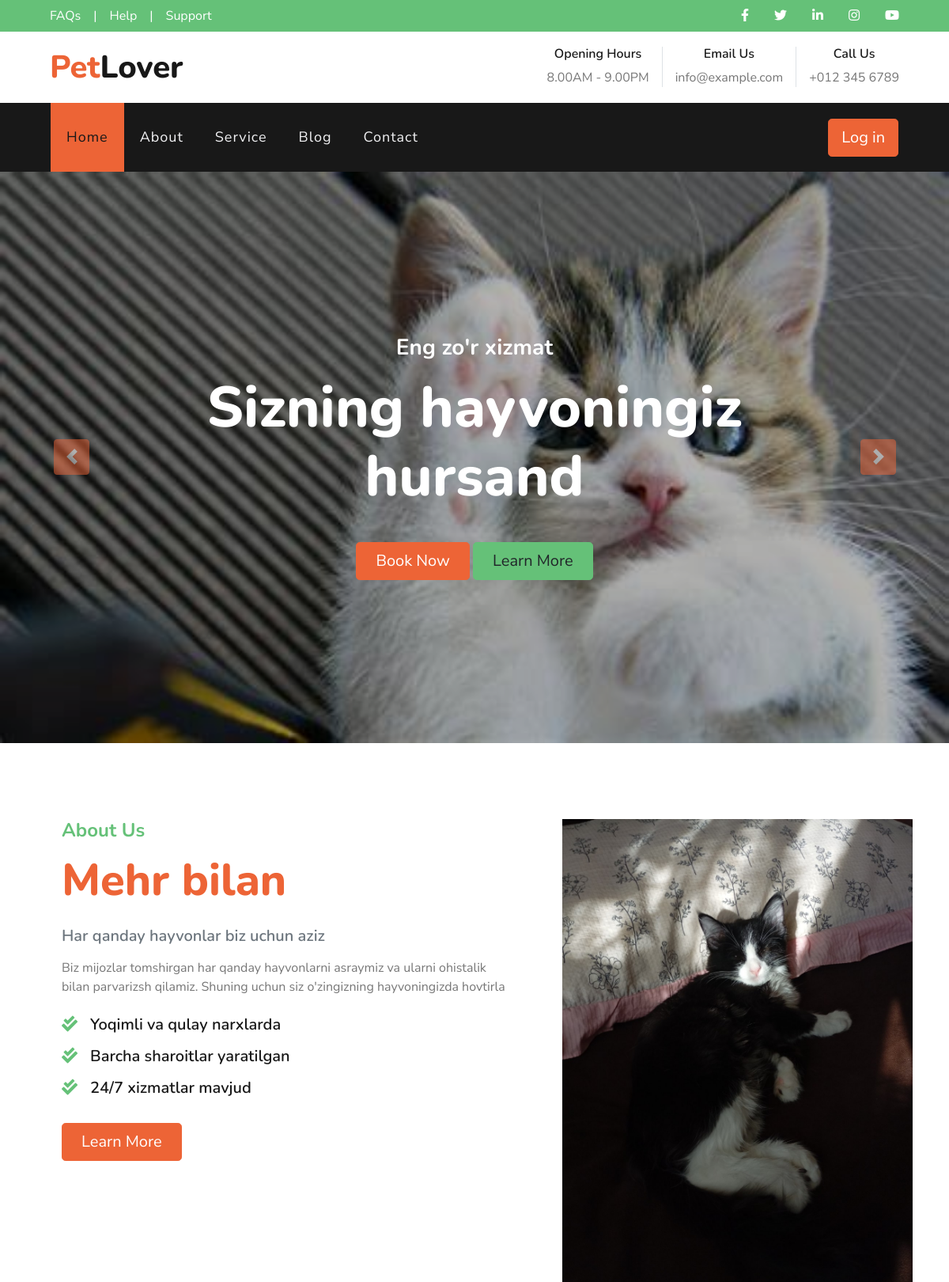
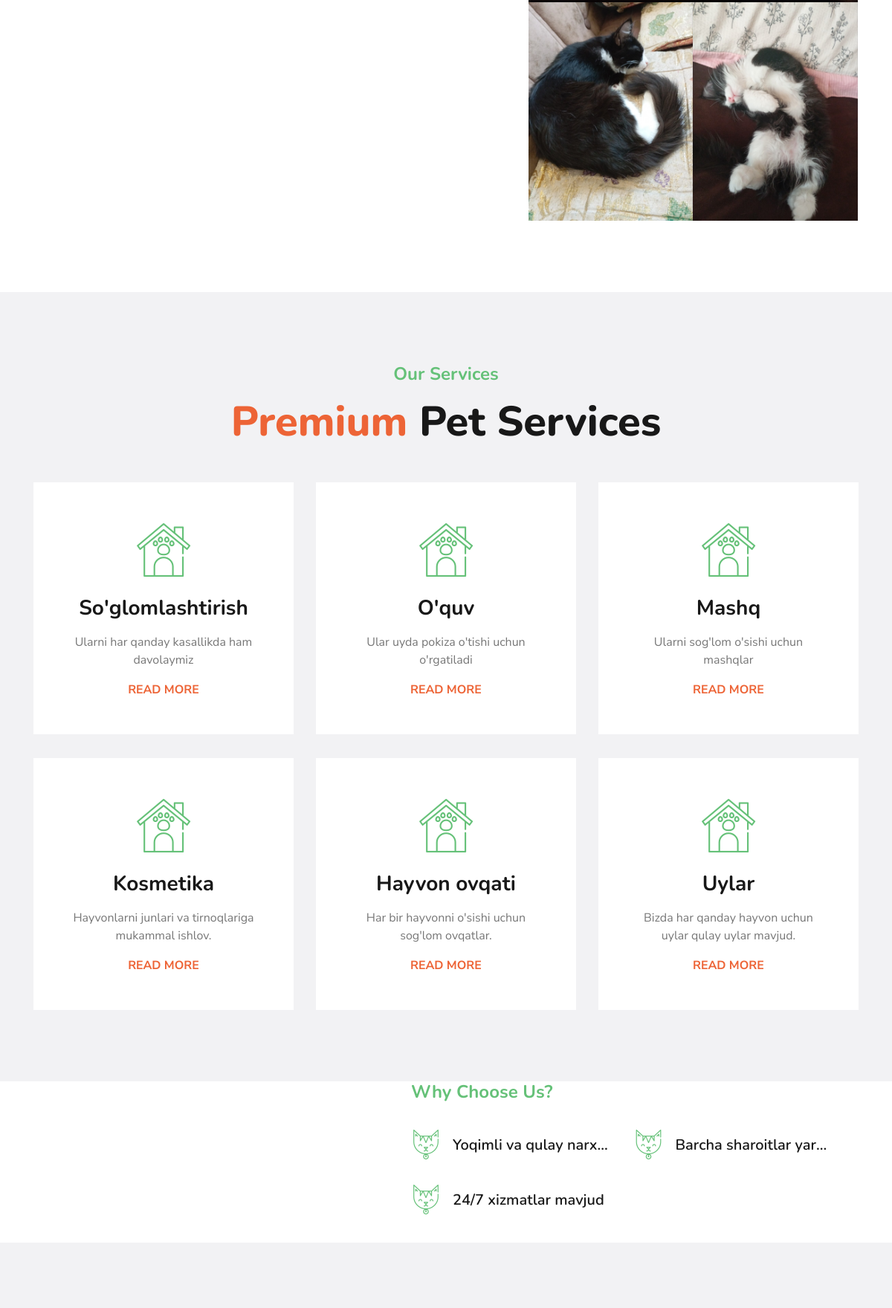
The page / (upper part) on the database its author committed (2 pictures, top to bottom).
### main/models.py (models this page shows)
class Banner(models.Model):
    title = models.CharField(max_length=55)
    name = models.CharField(max_length=55)
    addtion = models.CharField(max_length=55)
    image = models.ImageField(upload_to='banner_imageh/')
    image2  = models.ImageField(upload_to='banner_imageh2/')

class About(models.Model):
    title = models.CharField(max_length=25)
    addition = models.CharField(max_length=100)
    description = models.CharField(max_length=155)
    image = models.ImageField(upload_to='About_image/')
    image2 = models.ImageField(upload_to='About_image2/')
    image3= models.ImageField(upload_to='About_image3/')

class Advantages(models.Model):
    title = models.CharField(max_length=155)

class Service(models.Model):
    title = models.CharField(max_length=25)
    description = models.CharField(max_length=155)

### main/views.py (the view)
# urls.py: path('', index_view, name="index_url"),
def index_view(request):
    context = {
        'banner':Banner.objects.last(),
        'about': About.objects.last(),
        'advantages': Advantages.objects.all().order_by('-id')[:3],
        'service':Service.objects.all().order_by('-id')[:6],
        'choose':Choose.objects.last(),
        'advan': Advantages.objects.all().order_by('-id')[:4],
        'team':Team.objects.all().order_by('-id')[:4],
        'pricing':Pricing.objects.all().order_by('-id')[:3],
    }
    return render(request, 'index.html', context)

### template/index.html (shortened to what this page needs)
{% extends 'base.html' %}
{% block content %}
{% load static %}
    <div class="container-fluid p-0">
        <div id="header-carousel" class="carousel slide" data-ride="carousel">
            <div class="carousel-inner">
                <div class="carousel-item active">
                    <img class="w-100" src="{{ banner.image.url }}" alt="Image">
                    <div class="carousel-caption d-flex flex-column align-items-center justify-content-center">
                        <div class="p-3" style="max-width: 900px;">
                            <h3 class="text-white mb-3 d-none d-sm-block">{{ banner.title }}</h3>
                            <h1 class="display-3 text-white mb-3">{{ banner.name }}</h1>
                            <a href="" class="btn btn-lg btn-primary mt-3 mt-md-4 px-4">Book Now</a>
                            <a href="" class="btn btn-lg btn-secondary mt-3 mt-md-4 px-4">Learn More</a>
                        </div>
                    </div>
                </div>
            </div>
            <a class="carousel-control-prev" href="#header-carousel" data-slide="prev">
                <div class="btn btn-primary rounded" style="width: 45px; height: 45px;">
                    <span class="carousel-control-prev-icon mb-n2"></span>
                </div>
            </a>
            <a class="carousel-control-next" href="#header-carousel" data-slide="next">
                <div class="btn btn-primary rounded" style="width: 45px; height: 45px;">
                    <span class="carousel-control-next-icon mb-n2"></span>
                </div>
            </a>
        </div>
    </div>
    <div class="container py-5">
        <div class="row py-5">
            <div class="col-lg-7 pb-5 pb-lg-0 px-3 px-lg-5">
                <h4 class="text-secondary mb-3">About Us</h4>
                <h1 class="display-4 mb-4"><span class="text-primary">{{ about.title }}</span></h1>
                <h5 class="text-muted mb-3">{{ about.addition }}</h5>
                <p class="mb-4">{{ about.description }}</p>
                {% for i in advantages %}
                <ul class="list-inline">
                    <li><h5><i class="fa fa-check-double text-secondary mr-3"></i>{{ i.title }}</h5></li>
                </ul>
                {% endfor %}
                <a href="" class="btn btn-lg btn-primary mt-3 px-4">Learn More</a>
            </div>
            <div class="col-lg-5">
                <div class="row px-3">
                    <div class="col-12 p-0">
                        <img class="img-fluid w-100" src="{{ about.image.url }}" alt="">
                    </div>
                    <div class="col-6 p-0">
                        <img class="img-fluid w-100" src="{{ about.image2.url }}" alt="">
                    </div>
                    <div class="col-6 p-0">
                        <img class="img-fluid w-100" src="{{ about.image3.url }}" alt="">
                    </div>
                </div>
            </div>
        </div>
    </div>
    <div class="container-fluid bg-light pt-5">
        <div class="container py-5">
            <div class="d-flex flex-column text-center mb-5">
                <h4 class="text-secondary mb-3">Our Services</h4>
                <h1 class="display-4 m-0"><span class="text-primary">Premium</span> Pet Services</h1>
            </div>
            <div class="row pb-3">
                {% for i in service %}
                <div class="col-md-6 col-lg-4 mb-4">
                    <div class="d-flex flex-column text-center bg-white mb-2 p-3 p-sm-5">
                        <h3 class="flaticon-house display-3 font-weight-normal text-secondary mb-3"></h3>
                        <h3 class="mb-3">{{ i.title }}</h3>
                        <p>{{ i.description }}</p>
                        <a class="text-uppercase font-weight-bold" href="">Read More</a>
                    </div>
                </div>
                {% endfor %}
            </div>
        </div>
    </div>
    <div class="container">
        <div class="row align-items-center">
            <div class="col-lg-5">
            </div>
            <div class="col-lg-7 py-5 py-lg-0 px-3 px-lg-5">
                <h4 class="text-secondary mb-3">Why Choose Us?</h4>
                <div class="row py-2">
                    {% for i in advan %}
                    <div class="col-6">
                        <div class="d-flex align-items-center mb-4">
                            <h1 class="flaticon-cat font-weight-normal text-secondary m-0 mr-3"></h1>
                            <h5 class="text-truncate m-0">{{ i.title }}</h5>
                        </div>
                    </div>
                    {% endfor %}
                </div>
            </div>
        </div>
    </div>
<div class="container-fluid bg-light pt-5 pb-4">
    <div class="container py-5">
    </div>
</div>
{% endblock %}

### rows shown on the page
Banner: image (picture), title "Eng zo'r xizmat", name "Sizning hayvoningiz hursand"
About: title "Mehr bilan", addition "Har qanday hayvonlar biz uchun aziz", description "Biz mijozlar tomshirgan har qanday hayvonlarni asraymiz va ularni ohistalik bilan parvarizsh qilamiz. Shuning uchun siz o'zingizning hayvoningizda hovtirla", image (picture), image2 (picture), image3 (picture)
Advantages: title "Yoqimli va qulay narxlarda", title "Yoqimli va qulay narx…"
Advantages: title "Barcha sharoitlar yaratilgan", title "Barcha sharoitlar yar…"
Advantages: title "24/7 xizmatlar mavjud"
Service: title "So'glomlashtirish", description "Ularni har qanday kasallikda ham davolaymiz"
Service: title "O'quv", description "Ular uyda pokiza o'tishi uchun o'rgatiladi"
Service: title "Mashq", description "Ularni sog'lom o'sishi uchun mashqlar"
Service: title "Kosmetika", description "Hayvonlarni junlari va tirnoqlariga mukammal ishlov."
Service: title "Hayvon ovqati", description "Har bir hayvonni o'sishi uchun sog'lom ovqatlar."
Service: title "Uylar", description "Bizda har qanday hayvon uchun uylar qulay uylar mavjud."
